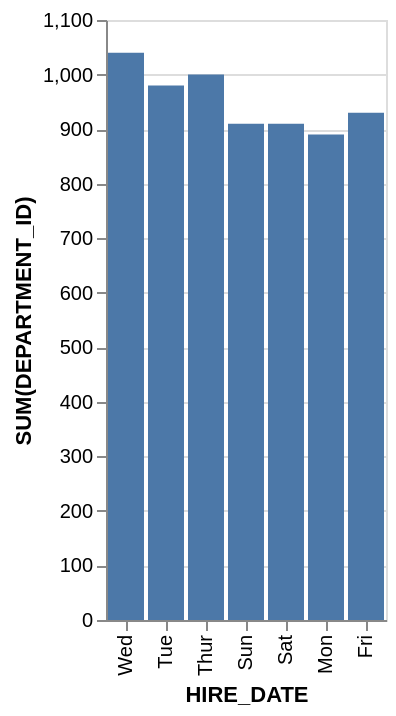

Write the Vega-Lite specification saved for this chart.
### Vega-Lite specification from a JSON file in a GitHub repository (floating-point values rounded to 4 significant figures)
{"data": {"values": [{"x_data": "Mon", "y_data": 890}, {"x_data": "Tue", "y_data": 980}, {"x_data": "Wed", "y_data": 1040}, {"x_data": "Thur", "y_data": 1000}, {"x_data": "Fri", "y_data": 930}, {"x_data": "Sat", "y_data": 910}, {"x_data": "Sun", "y_data": 910}]}, "mark": "bar", "encoding": {"x": {"field": "x_data", "type": "nominal", "title": "HIRE_DATE", "sort": "descending"}, "y": {"field": "y_data", "type": "quantitative", "title": "SUM(DEPARTMENT_ID)"}}}
